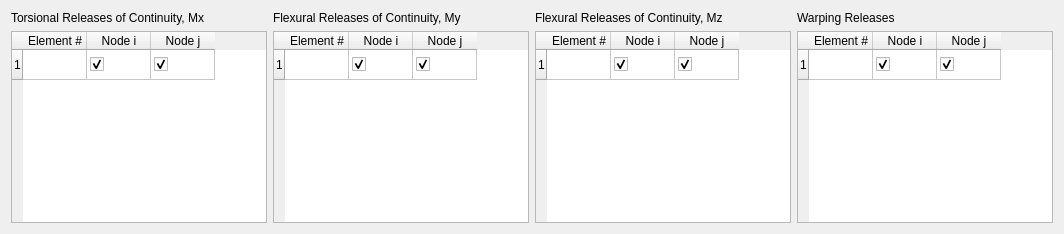
          <widget class="QWidget" name="ReleasesTabs">
           <attribute name="title">
            <string>Flexural and / or Warping Releases</string>
           </attribute>
           <layout class="QHBoxLayout" name="horizontalLayout_8">
            <item>
             <layout class="QGridLayout" name="gridLayout">
              <item row="1" column="3">
               <widget class="QTableWidget" name="Warping_Release">
                <attribute name="horizontalHeaderDefaultSectionSize">
                 <number>64</number>
                </attribute>
                <row>
                 <property name="text">
                  <string>1</string>
                 </property>
                </row>
                <column>
                 <property name="text">
                  <string>Element #</string>
                 </property>
                </column>
                <column>
                 <property name="text">
                  <string>Node i</string>
                 </property>
                </column>
                <column>
                 <property name="text">
                  <string>Node j</string>
                 </property>
                </column>
                <item row="0" column="1">
                 <property name="checkState">
                  <enum>Checked</enum>
                 </property>
                </item>
                <item row="0" column="2">
                 <property name="checkState">
                  <enum>Checked</enum>
                 </property>
                </item>
               </widget>
              </item>
              <item row="0" column="3">
               <widget class="QLabel" name="Warping_text">
                <property name="text">
                 <string>Warping Releases</string>
                </property>
               </widget>
              </item>
              <item row="1" column="0">
               <widget class="QTableWidget" name="Torsional_Release">
                <attribute name="horizontalHeaderDefaultSectionSize">
                 <number>64</number>
                </attribute>
                <row>
                 <property name="text">
                  <string>1</string>
                 </property>
                </row>
                <column>
                 <property name="text">
                  <string>Element #</string>
                 </property>
                </column>
                <column>
                 <property name="text">
                  <string>Node i</string>
                 </property>
                </column>
                <column>
                 <property name="text">
                  <string>Node j</string>
                 </property>
                </column>
                <item row="0" column="1">
                 <property name="text">
                  <string/>
                 </property>
                 <property name="checkState">
                  <enum>Checked</enum>
                 </property>
                </item>
                <item row="0" column="2">
                 <property name="checkState">
                  <enum>Checked</enum>
                 </property>
                </item>
               </widget>
              </item>
              <item row="0" column="1">
               <widget class="QLabel" name="My_release_text">
                <property name="text">
                 <string>Flexural Releases of Continuity, My </string>
                </property>
               </widget>
              </item>
              <item row="1" column="1">
               <widget class="QTableWidget" name="My_release">
                <attribute name="horizontalHeaderDefaultSectionSize">
                 <number>64</number>
                </attribute>
                <row>
                 <property name="text">
                  <string>1</string>
                 </property>
                </row>
                <column>
                 <property name="text">
                  <string>Element #</string>
                 </property>
                </column>
                <column>
                 <property name="text">
                  <string>Node i</string>
                 </property>
                </column>
                <column>
                 <property name="text">
                  <string>Node j</string>
                 </property>
                </column>
                <item row="0" column="1">
                 <property name="checkState">
                  <enum>Checked</enum>
                 </property>
                </item>
                <item row="0" column="2">
                 <property name="checkState">
                  <enum>Checked</enum>
                 </property>
                </item>
               </widget>
              </item>
              <item row="1" column="2">
               <widget class="QTableWidget" name="Mz_release">
                <attribute name="horizontalHeaderDefaultSectionSize">
                 <number>64</number>
                </attribute>
                <row>
                 <property name="text">
                  <string>1</string>
                 </property>
                </row>
                <column>
                 <property name="text">
                  <string>Element #</string>
                 </property>
                </column>
                <column>
                 <property name="text">
                  <string>Node i</string>
                 </property>
                </column>
                <column>
                 <property name="text">
                  <string>Node j</string>
                 </property>
                </column>
                <item row="0" column="1">
                 <property name="checkState">
                  <enum>Checked</enum>
                 </property>
                </item>
                <item row="0" column="2">
                 <property name="checkState">
                  <enum>Checked</enum>
                 </property>
                </item>
               </widget>
              </item>
              <item row="0" column="0">
               <widget class="QLabel" name="Torsional_release_text">
                <property name="text">
                 <string>Torsional Releases of Continuity, Mx</string>
                </property>
               </widget>
              </item>
              <item row="0" column="2">
               <widget class="QLabel" name="Mz_release_text">
                <property name="text">
                 <string>Flexural Releases of Continuity, Mz</string>
                </property>
               </widget>
              </item>
             </layout>
            </item>
           </layout>
          </widget>
